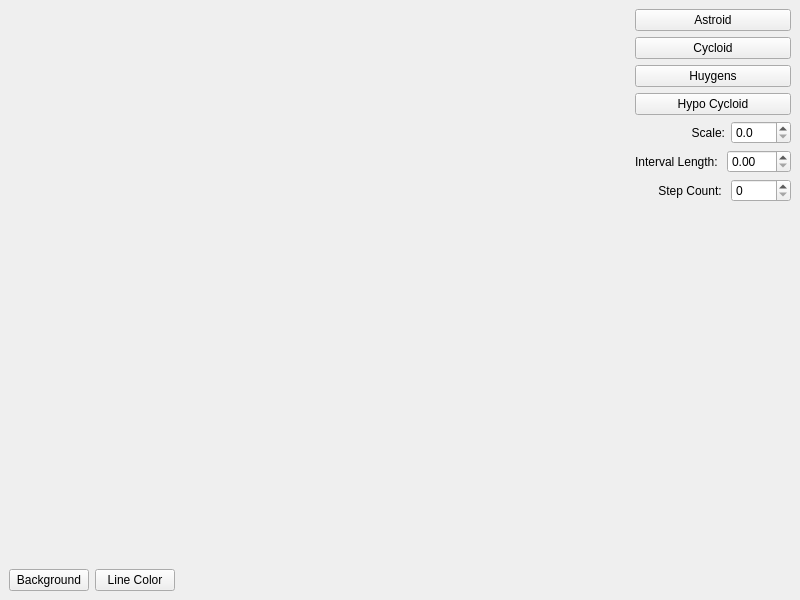
<?xml version="1.0" encoding="UTF-8"?>
<ui version="4.0">
 <class>MainWindow</class>
 <widget class="QMainWindow" name="MainWindow">
  <property name="geometry">
   <rect>
    <x>0</x>
    <y>0</y>
    <width>800</width>
    <height>600</height>
   </rect>
  </property>
  <property name="windowTitle">
   <string>MainWindow</string>
  </property>
  <widget class="QWidget" name="centralwidget">
   <layout class="QGridLayout" name="gridLayout">
    <item row="0" column="1">
     <layout class="QVBoxLayout" name="verticalLayout">
      <item>
       <widget class="QPushButton" name="btnAstroid">
        <property name="text">
         <string>Astroid</string>
        </property>
       </widget>
      </item>
      <item>
       <widget class="QPushButton" name="btnCycloid">
        <property name="text">
         <string>Cycloid</string>
        </property>
       </widget>
      </item>
      <item>
       <widget class="QPushButton" name="btnHuygens">
        <property name="text">
         <string>Huygens</string>
        </property>
       </widget>
      </item>
      <item>
       <widget class="QPushButton" name="btnHypo">
        <property name="text">
         <string>Hypo Cycloid</string>
        </property>
       </widget>
      </item>
      <item>
       <layout class="QHBoxLayout" name="horizontalLayout">
        <item>
         <widget class="QLabel" name="label">
          <property name="text">
           <string>Scale:</string>
          </property>
          <property name="alignment">
           <set>Qt::AlignRight|Qt::AlignTrailing|Qt::AlignVCenter</set>
          </property>
         </widget>
        </item>
        <item>
         <widget class="QDoubleSpinBox" name="spinScale">
          <property name="maximumSize">
           <size>
            <width>60</width>
            <height>16777215</height>
           </size>
          </property>
          <property name="decimals">
           <number>1</number>
          </property>
          <property name="singleStep">
           <double>0.100000000000000</double>
          </property>
         </widget>
        </item>
       </layout>
      </item>
      <item>
       <layout class="QHBoxLayout" name="horizontalLayout_2">
        <item>
         <widget class="QLabel" name="label_2">
          <property name="text">
           <string>Interval Length: </string>
          </property>
          <property name="alignment">
           <set>Qt::AlignRight|Qt::AlignTrailing|Qt::AlignVCenter</set>
          </property>
         </widget>
        </item>
        <item>
         <widget class="QDoubleSpinBox" name="spinInterval">
          <property name="maximum">
           <double>100.000000000000000</double>
          </property>
          <property name="singleStep">
           <double>0.100000000000000</double>
          </property>
         </widget>
        </item>
       </layout>
      </item>
      <item>
       <layout class="QHBoxLayout" name="horizontalLayout_3">
        <item>
         <widget class="QLabel" name="label_3">
          <property name="text">
           <string>Step Count: </string>
          </property>
          <property name="alignment">
           <set>Qt::AlignRight|Qt::AlignTrailing|Qt::AlignVCenter</set>
          </property>
         </widget>
        </item>
        <item>
         <widget class="QSpinBox" name="spinCount">
          <property name="maximumSize">
           <size>
            <width>60</width>
            <height>16777215</height>
           </size>
          </property>
          <property name="maximum">
           <number>512</number>
          </property>
          <property name="singleStep">
           <number>1</number>
          </property>
         </widget>
        </item>
       </layout>
      </item>
     </layout>
    </item>
    <item row="0" column="0" rowspan="2">
     <layout class="QVBoxLayout" name="verticalLayout_2">
      <item>
       <widget class="RenderArea" name="renderArea" native="true"/>
      </item>
      <item>
       <layout class="QHBoxLayout" name="horizontalLayout_4">
        <item>
         <widget class="QPushButton" name="btnBackground">
          <property name="text">
           <string>Background</string>
          </property>
         </widget>
        </item>
        <item>
         <widget class="QPushButton" name="btnLineColor">
          <property name="text">
           <string>Line Color</string>
          </property>
         </widget>
        </item>
        <item>
         <spacer name="horizontalSpacer">
          <property name="orientation">
           <enum>Qt::Horizontal</enum>
          </property>
          <property name="sizeHint" stdset="0">
           <size>
            <width>40</width>
            <height>20</height>
           </size>
          </property>
         </spacer>
        </item>
       </layout>
      </item>
     </layout>
    </item>
   </layout>
  </widget>
 </widget>
 <customwidgets>
  <customwidget>
   <class>RenderArea</class>
   <extends>QWidget</extends>
   <header>renderarea.h</header>
   <container>1</container>
  </customwidget>
 </customwidgets>
 <resources/>
 <connections/>
</ui>
